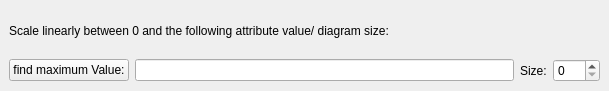
<ui version="4.0" >
 <class>QgsLinearlyScalingDialogBase</class>
 <widget class="QWidget" name="QgsLinearlyScalingDialogBase" >
  <property name="geometry" >
   <rect>
    <x>0</x>
    <y>0</y>
    <width>609</width>
    <height>91</height>
   </rect>
  </property>
  <property name="windowTitle" >
   <string>Form</string>
  </property>
  <layout class="QGridLayout" >
   <property name="margin" >
    <number>9</number>
   </property>
   <property name="spacing" >
    <number>6</number>
   </property>
   <item row="1" column="2" >
    <widget class="QLabel" name="mSizeLabel" >
     <property name="text" >
      <string>Size:</string>
     </property>
    </widget>
   </item>
   <item row="1" column="3" >
    <widget class="QSpinBox" name="mSizeSpinBox" >
     <property name="maximum" >
      <number>999</number>
     </property>
    </widget>
   </item>
   <item row="0" column="0" colspan="3" >
    <widget class="QLabel" name="mTitleLabel" >
     <property name="text" >
      <string>Scale linearly between 0 and the following attribute value/ diagram size:</string>
     </property>
    </widget>
   </item>
   <item row="1" column="1" >
    <widget class="QLineEdit" name="mValueLineEdit" />
   </item>
   <item row="1" column="0" >
    <widget class="QPushButton" name="mFindMaximumValueButton" >
     <property name="text" >
      <string>find maximum Value:</string>
     </property>
    </widget>
   </item>
  </layout>
 </widget>
 <resources/>
 <connections/>
</ui>
